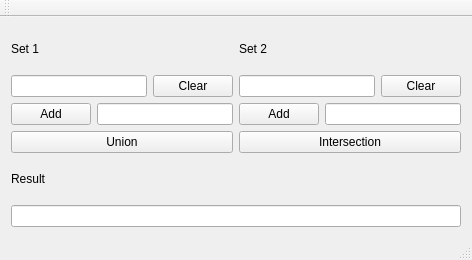
<?xml version="1.0" encoding="UTF-8"?>
<ui version="4.0">
 <class>MainWindow</class>
 <widget class="QMainWindow" name="MainWindow">
  <property name="geometry">
   <rect>
    <x>0</x>
    <y>0</y>
    <width>472</width>
    <height>260</height>
   </rect>
  </property>
  <property name="windowTitle">
   <string>MainWindow</string>
  </property>
  <widget class="QWidget" name="centralWidget">
   <layout class="QGridLayout" name="gridLayout">
    <item row="1" column="0" colspan="2">
     <layout class="QVBoxLayout" name="verticalLayout_3">
      <item>
       <layout class="QHBoxLayout" name="horizontalLayout_3">
        <item>
         <widget class="QPushButton" name="unionButton">
          <property name="text">
           <string>Union</string>
          </property>
         </widget>
        </item>
        <item>
         <widget class="QPushButton" name="intersectionButton">
          <property name="text">
           <string>Intersection</string>
          </property>
         </widget>
        </item>
       </layout>
      </item>
      <item>
       <widget class="QLabel" name="label_3">
        <property name="text">
         <string>Result</string>
        </property>
       </widget>
      </item>
      <item>
       <widget class="QLineEdit" name="resultLineEdit">
        <property name="readOnly">
         <bool>true</bool>
        </property>
       </widget>
      </item>
     </layout>
    </item>
    <item row="0" column="0">
     <layout class="QVBoxLayout" name="verticalLayout">
      <item>
       <widget class="QLabel" name="label">
        <property name="text">
         <string>Set 1</string>
        </property>
       </widget>
      </item>
      <item>
       <layout class="QHBoxLayout" name="horizontalLayout_6">
        <item>
         <widget class="QLineEdit" name="set1Elements">
          <property name="readOnly">
           <bool>true</bool>
          </property>
         </widget>
        </item>
        <item>
         <widget class="QPushButton" name="clear1Button">
          <property name="text">
           <string>Clear</string>
          </property>
         </widget>
        </item>
       </layout>
      </item>
      <item>
       <layout class="QHBoxLayout" name="horizontalLayout">
        <item>
         <widget class="QPushButton" name="add1Button">
          <property name="text">
           <string>Add</string>
          </property>
         </widget>
        </item>
        <item>
         <widget class="QLineEdit" name="added1"/>
        </item>
       </layout>
      </item>
     </layout>
    </item>
    <item row="0" column="1">
     <layout class="QVBoxLayout" name="verticalLayout_2">
      <item>
       <widget class="QLabel" name="label_2">
        <property name="text">
         <string>Set 2</string>
        </property>
       </widget>
      </item>
      <item>
       <layout class="QHBoxLayout" name="horizontalLayout_7">
        <item>
         <widget class="QLineEdit" name="set2Elements">
          <property name="readOnly">
           <bool>true</bool>
          </property>
         </widget>
        </item>
        <item>
         <widget class="QPushButton" name="clear2Button">
          <property name="text">
           <string>Clear</string>
          </property>
         </widget>
        </item>
       </layout>
      </item>
      <item>
       <layout class="QHBoxLayout" name="horizontalLayout_2">
        <item>
         <widget class="QPushButton" name="add2Button">
          <property name="text">
           <string>Add</string>
          </property>
         </widget>
        </item>
        <item>
         <widget class="QLineEdit" name="added2"/>
        </item>
       </layout>
      </item>
     </layout>
    </item>
   </layout>
  </widget>
  <widget class="QMenuBar" name="menuBar">
   <property name="geometry">
    <rect>
     <x>0</x>
     <y>0</y>
     <width>472</width>
     <height>25</height>
    </rect>
   </property>
  </widget>
  <widget class="QToolBar" name="mainToolBar">
   <attribute name="toolBarArea">
    <enum>TopToolBarArea</enum>
   </attribute>
   <attribute name="toolBarBreak">
    <bool>false</bool>
   </attribute>
  </widget>
  <widget class="QStatusBar" name="statusBar"/>
 </widget>
 <layoutdefault spacing="6" margin="11"/>
 <resources/>
 <connections/>
</ui>
